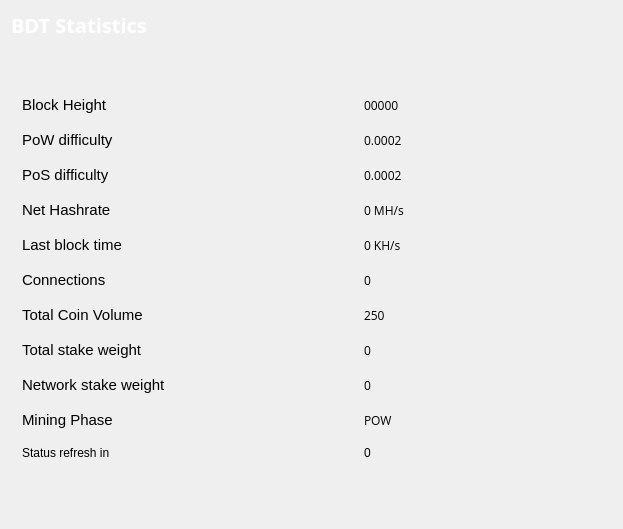
<?xml version="1.0" encoding="UTF-8"?>
<ui version="4.0">
 <class>StatisticsPage</class>
 <widget class="QWidget" name="StatisticsPage">
  <property name="windowModality">
   <enum>Qt::NonModal</enum>
  </property>
  <property name="geometry">
   <rect>
    <x>0</x>
    <y>0</y>
    <width>623</width>
    <height>529</height>
   </rect>
  </property>
  <property name="windowTitle">
   <string>Digging</string>
  </property>
  <layout class="QGridLayout" name="gridLayout">
   <property name="sizeConstraint">
    <enum>QLayout::SetMaximumSize</enum>
   </property>
   <item row="3" column="0">
    <spacer name="verticalSpacer">
     <property name="orientation">
      <enum>Qt::Vertical</enum>
     </property>
     <property name="sizeHint" stdset="0">
      <size>
       <width>20</width>
       <height>40</height>
      </size>
     </property>
    </spacer>
   </item>
   <item row="0" column="0">
    <widget class="QLabel" name="label_5">
     <property name="font">
      <font>
       <family>Open Sans,sans-serif</family>
      </font>
     </property>
     <property name="text">
      <string>&lt;html&gt;&lt;head/&gt;&lt;body&gt;&lt;p&gt;&lt;span style=&quot; font-size:20px; font-weight:600; color:#ffffff;&quot;&gt;BDT Statistics&lt;/span&gt;&lt;/p&gt;&lt;/body&gt;&lt;/html&gt;</string>
     </property>
    </widget>
   </item>
   <item row="1" column="0">
    <widget class="QFrame" name="gridFrame_2">
     <property name="minimumSize">
      <size>
       <width>0</width>
       <height>0</height>
      </size>
     </property>
     <property name="styleSheet">
      <string notr="true"/>
     </property>
     <layout class="QGridLayout" name="gridLayout_4">
      <item row="1" column="0">
       <spacer name="verticalSpacer_2">
        <property name="orientation">
         <enum>Qt::Vertical</enum>
        </property>
        <property name="sizeHint" stdset="0">
         <size>
          <width>20</width>
          <height>40</height>
         </size>
        </property>
       </spacer>
      </item>
      <item row="2" column="0">
       <layout class="QFormLayout" name="formLayout_2">
        <property name="fieldGrowthPolicy">
         <enum>QFormLayout::FieldsStayAtSizeHint</enum>
        </property>
        <property name="labelAlignment">
         <set>Qt::AlignLeading|Qt::AlignLeft|Qt::AlignVCenter</set>
        </property>
        <property name="formAlignment">
         <set>Qt::AlignLeading|Qt::AlignLeft|Qt::AlignTop</set>
        </property>
        <property name="horizontalSpacing">
         <number>198</number>
        </property>
        <property name="verticalSpacing">
         <number>17</number>
        </property>
        <property name="rightMargin">
         <number>0</number>
        </property>
        <item row="1" column="0">
         <widget class="QLabel" name="label_14">
          <property name="text">
           <string>&lt;html&gt;&lt;head/&gt;&lt;body&gt;&lt;p&gt;&lt;span style=&quot; font-size:11pt;&quot;&gt;Block Height&lt;/span&gt;&lt;/p&gt;&lt;/body&gt;&lt;/html&gt;</string>
          </property>
          <property name="alignment">
           <set>Qt::AlignLeading|Qt::AlignLeft|Qt::AlignVCenter</set>
          </property>
         </widget>
        </item>
        <item row="1" column="1">
         <widget class="QLabel" name="heightBox">
          <property name="font">
           <font>
            <family>Open Sans,sans-serif</family>
            <pointsize>9</pointsize>
           </font>
          </property>
          <property name="text">
           <string>00000</string>
          </property>
         </widget>
        </item>
        <item row="2" column="0">
         <widget class="QLabel" name="label_13">
          <property name="text">
           <string>&lt;html&gt;&lt;head/&gt;&lt;body&gt;&lt;p&gt;&lt;span style=&quot; font-size:11pt;&quot;&gt;PoW difficulty&lt;/span&gt;&lt;/p&gt;&lt;/body&gt;&lt;/html&gt;</string>
          </property>
         </widget>
        </item>
        <item row="2" column="1">
         <widget class="QLabel" name="diffBox">
          <property name="font">
           <font>
            <family>Open Sans,sans-serif</family>
            <pointsize>9</pointsize>
           </font>
          </property>
          <property name="text">
           <string>0.0002</string>
          </property>
         </widget>
        </item>
        <item row="3" column="0">
         <widget class="QLabel" name="label_9">
          <property name="text">
           <string>&lt;html&gt;&lt;head/&gt;&lt;body&gt;&lt;p&gt;&lt;span style=&quot; font-size:11pt;&quot;&gt;PoS difficulty&lt;/span&gt;&lt;/p&gt;&lt;/body&gt;&lt;/html&gt;</string>
          </property>
         </widget>
        </item>
        <item row="3" column="1">
         <widget class="QLabel" name="diffBox2">
          <property name="font">
           <font>
            <family>Open Sans,sans-serif</family>
            <pointsize>9</pointsize>
           </font>
          </property>
          <property name="text">
           <string>0.0002</string>
          </property>
         </widget>
        </item>
        <item row="4" column="0">
         <widget class="QLabel" name="label_16">
          <property name="text">
           <string>&lt;html&gt;&lt;head/&gt;&lt;body&gt;&lt;p&gt;&lt;span style=&quot; font-size:11pt;&quot;&gt;Net Hashrate&lt;/span&gt;&lt;/p&gt;&lt;/body&gt;&lt;/html&gt;</string>
          </property>
         </widget>
        </item>
        <item row="4" column="1">
         <widget class="QLabel" name="pawrateBox">
          <property name="font">
           <font>
            <family>Open Sans,sans-serif</family>
            <pointsize>9</pointsize>
           </font>
          </property>
          <property name="text">
           <string>0 MH/s</string>
          </property>
         </widget>
        </item>
        <item row="5" column="0">
         <widget class="QLabel" name="label3_2">
          <property name="sizePolicy">
           <sizepolicy hsizetype="Preferred" vsizetype="Maximum">
            <horstretch>0</horstretch>
            <verstretch>0</verstretch>
           </sizepolicy>
          </property>
          <property name="text">
           <string>&lt;html&gt;&lt;head/&gt;&lt;body&gt;&lt;p&gt;&lt;span style=&quot; font-size:11pt;&quot;&gt;Last block time&lt;/span&gt;&lt;/p&gt;&lt;/body&gt;&lt;/html&gt;</string>
          </property>
         </widget>
        </item>
        <item row="5" column="1">
         <widget class="QLabel" name="localBox">
          <property name="font">
           <font>
            <family>Open Sans,sans-serif</family>
            <pointsize>9</pointsize>
           </font>
          </property>
          <property name="text">
           <string>0 KH/s</string>
          </property>
         </widget>
        </item>
        <item row="6" column="0">
         <widget class="QLabel" name="label1_2">
          <property name="text">
           <string>&lt;html&gt;&lt;head/&gt;&lt;body&gt;&lt;p&gt;&lt;span style=&quot; font-size:11pt;&quot;&gt;Connections&lt;/span&gt;&lt;/p&gt;&lt;/body&gt;&lt;/html&gt;</string>
          </property>
         </widget>
        </item>
        <item row="6" column="1">
         <widget class="QLabel" name="connectionBox">
          <property name="font">
           <font>
            <family>Open Sans,sans-serif</family>
            <pointsize>9</pointsize>
           </font>
          </property>
          <property name="text">
           <string>0</string>
          </property>
         </widget>
        </item>
        <item row="7" column="0">
         <widget class="QLabel" name="label_8">
          <property name="text">
           <string>&lt;html&gt;&lt;head/&gt;&lt;body&gt;&lt;p&gt;&lt;span style=&quot; font-size:11pt;&quot;&gt;Total Coin Volume&lt;/span&gt;&lt;/p&gt;&lt;/body&gt;&lt;/html&gt;</string>
          </property>
         </widget>
        </item>
        <item row="7" column="1">
         <widget class="QLabel" name="volumeBox">
          <property name="font">
           <font>
            <family>Open Sans,sans-serif</family>
            <pointsize>9</pointsize>
           </font>
          </property>
          <property name="text">
           <string>250</string>
          </property>
         </widget>
        </item>
        <item row="8" column="0">
         <widget class="QLabel" name="label_10">
          <property name="text">
           <string>&lt;html&gt;&lt;head/&gt;&lt;body&gt;&lt;p&gt;&lt;span style=&quot; font-size:11pt;&quot;&gt;Total stake weight&lt;/span&gt;&lt;/p&gt;&lt;/body&gt;&lt;/html&gt;</string>
          </property>
         </widget>
        </item>
        <item row="8" column="1">
         <widget class="QLabel" name="minBox">
          <property name="font">
           <font>
            <family>Open Sans,sans-serif</family>
            <pointsize>9</pointsize>
           </font>
          </property>
          <property name="text">
           <string>0</string>
          </property>
         </widget>
        </item>
        <item row="9" column="0">
         <widget class="QLabel" name="label_11">
          <property name="text">
           <string>&lt;html&gt;&lt;head/&gt;&lt;body&gt;&lt;p&gt;&lt;span style=&quot; font-size:11pt;&quot;&gt;Network stake weight&lt;/span&gt;&lt;/p&gt;&lt;/body&gt;&lt;/html&gt;</string>
          </property>
         </widget>
        </item>
        <item row="9" column="1">
         <widget class="QLabel" name="maxBox">
          <property name="font">
           <font>
            <family>Open Sans,sans-serif</family>
            <pointsize>9</pointsize>
           </font>
          </property>
          <property name="text">
           <string>0</string>
          </property>
         </widget>
        </item>
        <item row="10" column="0">
         <widget class="QLabel" name="label_15">
          <property name="text">
           <string>&lt;html&gt;&lt;head/&gt;&lt;body&gt;&lt;p&gt;&lt;span style=&quot; font-size:11pt;&quot;&gt;Mining Phase&lt;/span&gt;&lt;/p&gt;&lt;/body&gt;&lt;/html&gt;</string>
          </property>
         </widget>
        </item>
        <item row="10" column="1">
         <widget class="QLabel" name="cBox">
          <property name="font">
           <font>
            <family>Open Sans,sans-serif</family>
            <pointsize>9</pointsize>
           </font>
          </property>
          <property name="text">
           <string>POW</string>
          </property>
         </widget>
        </item>
        <item row="11" column="0">
         <widget class="QLabel" name="label_2">
          <property name="text">
           <string>Status refresh in</string>
          </property>
         </widget>
        </item>
        <item row="11" column="1">
         <widget class="QLabel" name="labelCountDown">
          <property name="text">
           <string>0</string>
          </property>
         </widget>
        </item>
       </layout>
      </item>
     </layout>
    </widget>
   </item>
  </layout>
 </widget>
 <layoutdefault spacing="6" margin="11"/>
 <resources/>
 <connections/>
</ui>
